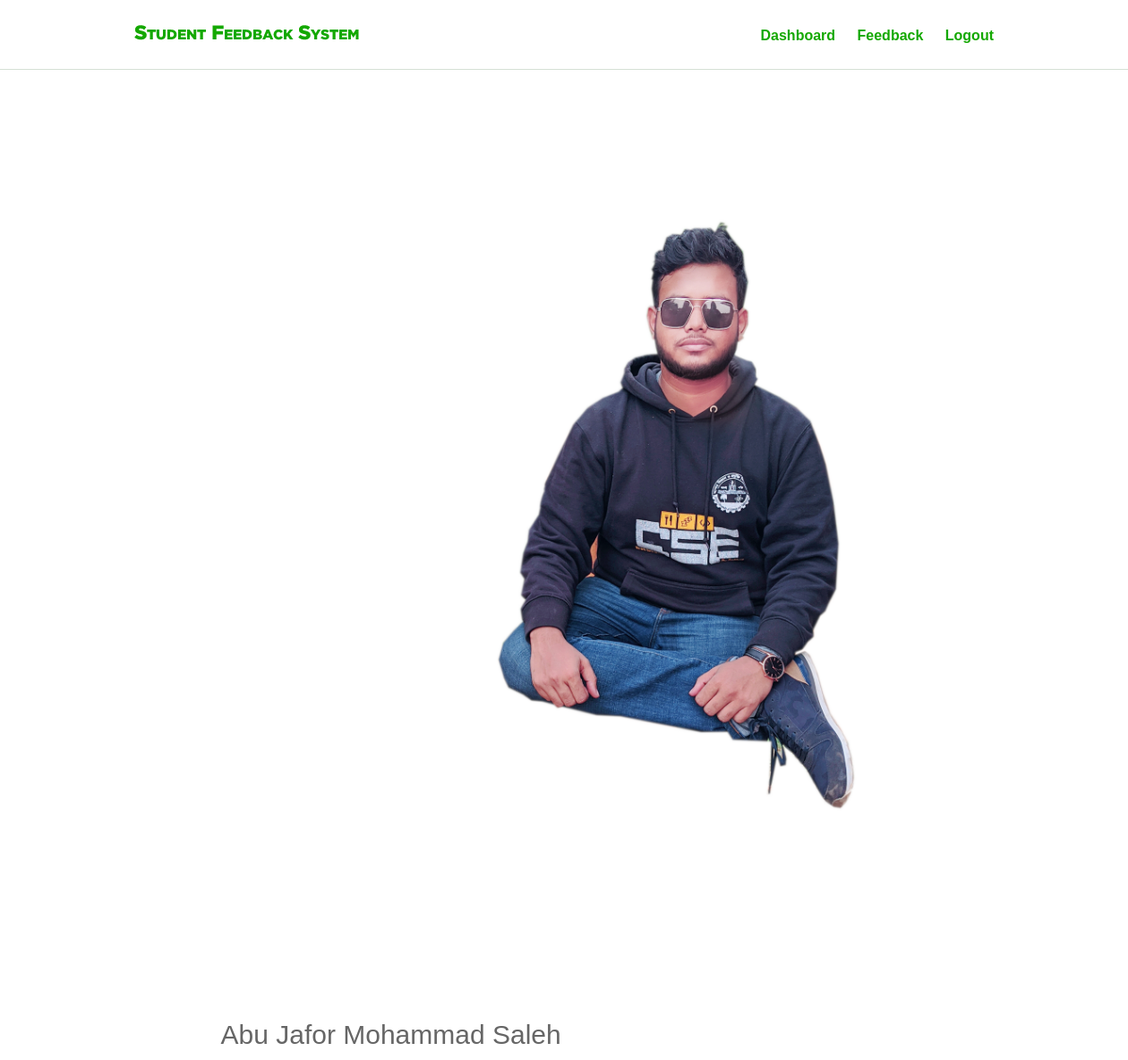
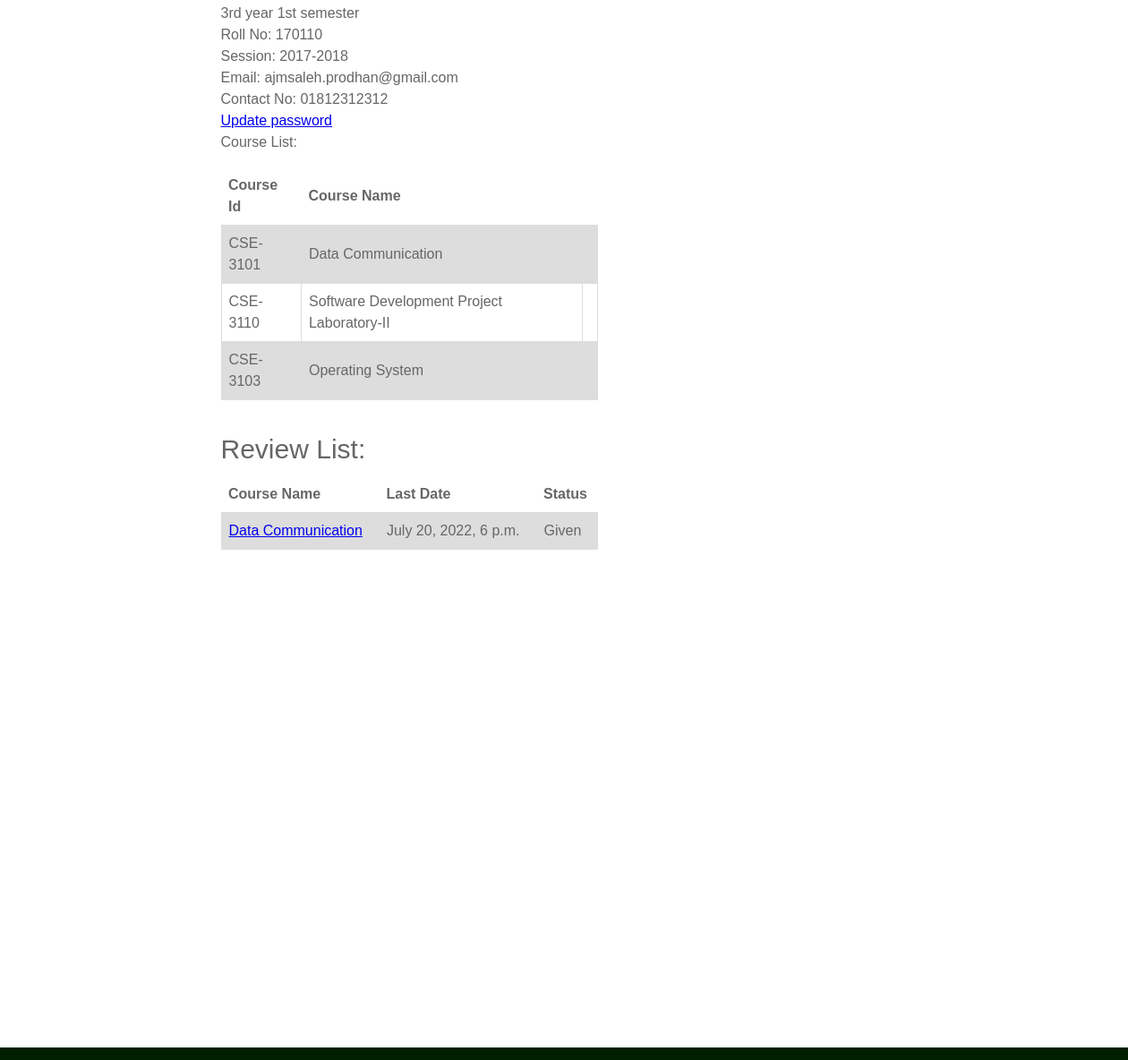
Screenshot of / (signed in) with the database file from the repository (2 pictures, top to bottom).
### account/models.py (models this page shows, shortened)
class StudentProfile(models.Model):
    user = models.ForeignKey(User, on_delete=models.CASCADE)
    profile_pic = models.ImageField(upload_to='profile_pic', default='img_avatar2.png')
    dept = models.ForeignKey(Dept, on_delete=models.CASCADE)
    batch = models.ForeignKey(Batch, on_delete=models.CASCADE)
    year_semester = models.ForeignKey(Semester, default="", on_delete=models.CASCADE)
    contantnum = models.CharField(max_length=15, blank=True, null=True)
    pass_updated = models.BooleanField(default=False)

class Semester(models.Model):
    name = models.CharField(max_length=200, unique=True)
    def __str__(self):
        return self.name

class Batch(models.Model):
    name = models.CharField(max_length=200, unique=True)
    def __str__(self):
        return self.name

### main/models.py (models this page shows, shortened)
class SemesterSubject(models.Model):
    semester = models.ForeignKey(Semester, on_delete=models.CASCADE)
    subject = models.ForeignKey(Subject, on_delete=models.CASCADE)
    def __str__(self):
        return str(self.subject.name)

class Subject(models.Model):
    name = models.CharField(max_length=250, blank=False)
    dept = models.ForeignKey(Dept, on_delete=models.CASCADE)
    subcode = models.CharField(max_length=50, unique=True)
    class Meta:
        ordering = ['subcode']
    def __str__(self):
        return self.name

class ReviewSet(models.Model):
    name = models.CharField(max_length=200, blank=True)
    semester = models.ForeignKey(Semester, default="", on_delete=models.CASCADE)
    teacher = models.ForeignKey(Teacher, default="", on_delete=models.CASCADE)
    dept = models.ForeignKey(Dept, default="", on_delete=models.CASCADE)
    subject = models.ForeignKey(Subject, default="", on_delete=models.CASCADE)
    question = models.ManyToManyField(Question)
    created = models.DateTimeField(default=datetime.now)
    endtime = models.DateTimeField( blank=True,null=True)
    stop = models.BooleanField(default=False)

### account/views.py (the view, shortened to what this page needs)
# urls.py: url(r'^$', views.home, name="home"),
@login_required(login_url = '/login/')
def home(request):
    user = request.user
    students = StudentProfile.objects.filter(user=user)
    teachers = Teacher.objects.filter(user=user)
    if students:
        student = get_object_or_404(StudentProfile, user=user)
        if student.pass_updated:
            subjects = SemesterSubject.objects.filter(semester=student.year_semester)
            reviews = ReviewSet.objects.filter(semester = student.year_semester, dept=student.dept)
            list = []
            for rev in reviews:
                now = datetime.utcnow().replace(tzinfo=utc)
                given = Review.objects.filter(reviewfor=rev, user=user)
                if given:
                    list.append('Given')
                elif rev.endtime < now:
                    list.append('Time Over')
                else:
                    list.append('Not Given')
            reviewslist = zip(reviews, list)
            context = {
                'stuprofile' : student,
                'user' : user,
                'subjects' : subjects,
                'reviewslist' : reviewslist,
            }
            return render(request, 'studentdashboard.html', context)
        else:
            return render(request, 'passwordnotupdated.html')
    elif user.is_staff:
        return render(request, 'admindashboard.html')
    else:
        return render(request, 'usernotgivenrole.html')

### templates/studentdashboard.html
{% extends 'master.html' %}
{% load static %}
{% block body %}
{% include 'navbar.html' %}
<section id="hero_area">
    <div class="inner_hero container">
        <img src="{{ stuprofile.profile_pic.url }}" alt="" class="alignleft">
        <h4>{{stuprofile.user.first_name}} {{stuprofile.user.last_name}}</h4>
        <p>
            {{stuprofile.year_semester}}<br>
            Roll No: {{user.username}} <br>
            Session: {{stuprofile.batch}}<br>
            Email: {{user.email}}<br>
            Contact No: {{stuprofile.contantnum}}<br>
            <a href="{% url 'changepass' %}">Update password</a>
            <br>
            Course List: <br>
        </p>
        <table>
            <tr>
                <th>Course Id</th>
                <th>Course Name</th>
            </tr>
            {% for i in subjects %}
            <tr>
                <td>{{i.subject.subcode}}</td>
                <td>{{ i }}</td>
                <td>{{ i.subject.}}</td>
            </tr>
            {% endfor %}
        </table>
      <h4>Review List:</h4>
        <table>
            <tr>
                <th>Course Name</th>
                <th>Last Date</th>
                <th>Status</th>
            </tr>
            {% for i, status in reviewslist %}
            <tr>
                <td><a href="{% url 'submitanswer' pk=i.id %}"> {{ i.subject }}</a></td>
                <td>{{ i.endtime }}</td>
                <td>{{ status }}</td>
            </tr>
            {% endfor %}
        </table>
    </div>
</section>
{% endblock %}

### templates/master.html (shortened to what this page needs)
{% load static %}
<!DOCTYPE html>
<html lang="en">
<head>
    <link rel="stylesheet" href="{% static 'css/meanmenu.min.css' %}">
    <link rel="stylesheet" href="{% static 'css/responsive.css' %}">
    <link rel="stylesheet" href="{% static 'css/style.css' %}">
</head>
<body>
    {% block body %}
    {% endblock %}
    <footer id="footer_area">
    </footer>
</body>
</html>

### templates/navbar.html (shortened to what this page needs)
{% load static %}
    <header class="header_area">
       <div id="main_header_area">
           <div class="inner_header container">
                <div class="logo_area">
                    <a href="dashboard.html"><img src="{% static 'img/logo1.png' %}" alt="Logo"></a>
                </div>
                <div class="menu_area">
                        <ul>
                            <li><a href="{% url 'home' %}">Dashboard</a></li>
                            <li><a href="{% url 'feedback' %}">Feedback</a></li>
                            <li><a href="{% url 'logout' %}">Logout</a></li>
                        </ul>
                </div>
            </div>
       </div>
    </header>

### static/css/style.css (style rules this page uses)
html { position: relative; min-height: 100%; }
body { color: #666666; font-family: Georgia, sans-serif; font-size: 16px; line-height: 1.5em; margin: 0; margin-bottom: 170px; }
.container { margin: 0 auto; max-width: 960px; width: 96%; }
img { max-width: 100%; height: auto; }
.alignleft { float: left; margin-right: 15px; margin-bottom: 15px; }
.header_area { width: 100%; clear: both; }
#main_header_area { width: 100%; border-bottom: 0.5px solid #d5e0d5; clear: both; }
.inner_header { padding: 25px 0; overflow: hidden; }
.logo_area { padding-top: 3px; float: left; width: 300px; }
.menu_area { padding-top: 3px; float: right; max-width: 600px; width: 100%; }
.menu_area ul { margin: 0; padding: 0; list-style: none; text-align: right; }
.menu_area ul li { display: inline-block; margin-left: 20px; }
.menu_area ul li a { display: block; text-decoration: none; color: #14a800; font-size: 16px; font-weight: 600; }
#hero_area { background: #fff; margin: 40px; padding: 0; }
.inner_hero { overflow: visible; display: block; width: 65%; }
.inner_hero img { margin-right: 45px; margin-bottom: 0; margin-left: 45px; }
.inner_hero h4 { color: #666666; font-size: 30px; line-height: 1em; font-weight: normal; margin-bottom: 15px; }
.inner_hero p { color: #666666; font-size: 16px; font-weight: normal; }
.inner_hero table { border-collapse: collapse; width: 55%; }
.inner_hero td, th { border: 1px solid #dddddd; text-align: left; padding: 8px; }
.inner_hero tr:nth-child(even) { background-color: #dddddd; }
.inner_feedback td, th { border: 1px solid #dddddd; text-align: left; padding: 8px; }
.inner_feedbackstatistics td, th { border: none; text-align: left; padding: 8px; }
#footer_area { background: #001E00; padding: 25px; margin: 0; bottom: -100px; width: 100%; position: absolute; }

### rows the page displays
StudentProfile: profile_pic (picture), user.first_name "Abu Jafor", user.last_name "Mohammad Saleh", year_semester "3rd year 1st semester", batch "2017-2018", contantnum "01812312312"
SemesterSubject: subject.subcode "CSE-3101", subject.name "Data Communication"
SemesterSubject: subject.subcode "CSE-3110", subject.name "Software Development Project Laboratory-II"
SemesterSubject: subject.subcode "CSE-3103", subject.name "Operating System"
ReviewSet: subject "Data Communication", endtime "July 20, 2022, 6 p.m.", status "Given"

### other values shown
{{ user.username }} "170110"
{{ user.email }} "ajmsaleh.prodhan@gmail.com"
